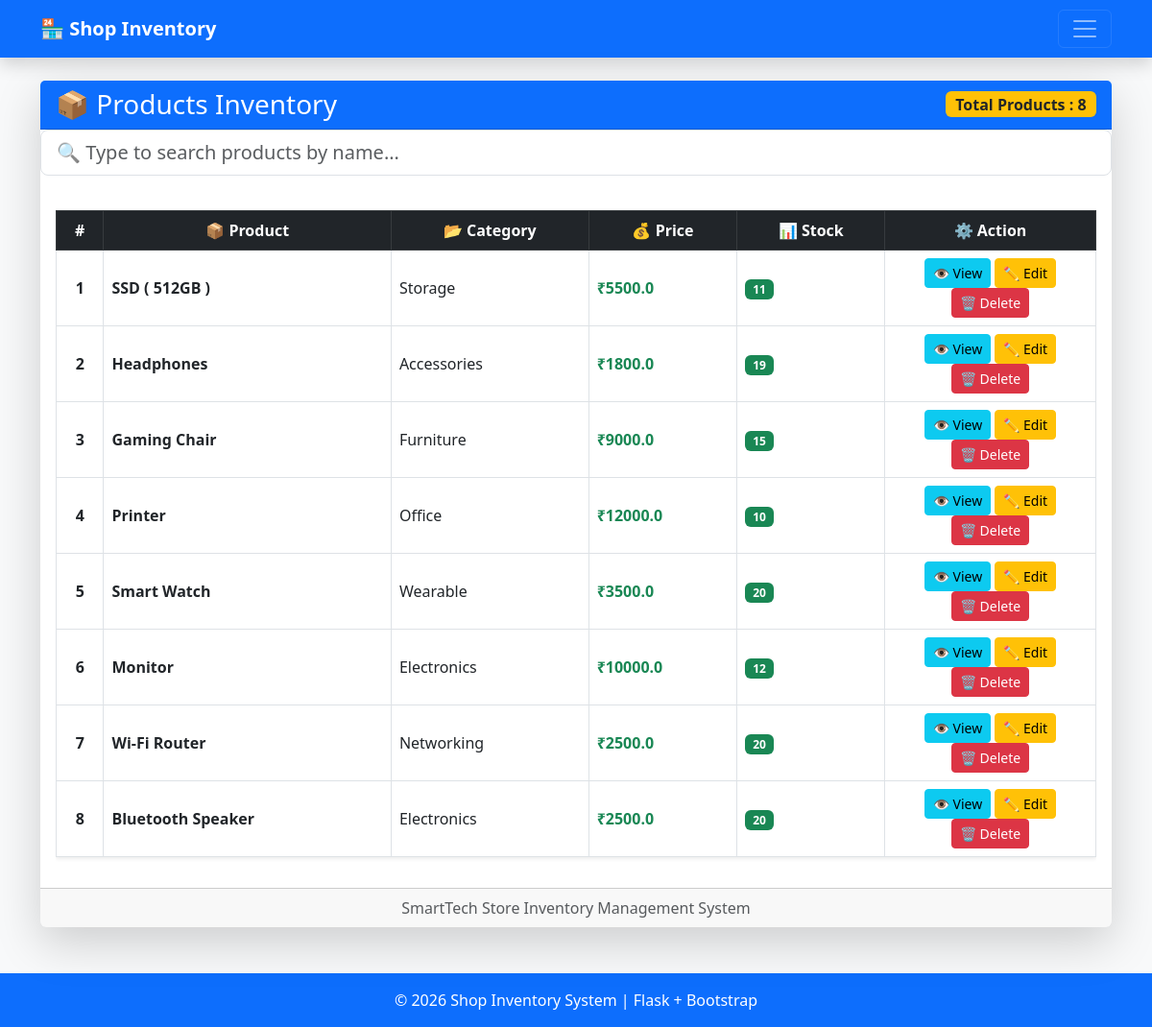
Page /products on the committed database.
### tables this page shows
CREATE TABLE products (
                    id INTEGER PRIMARY KEY AUTOINCREMENT,
                    name TEXT NOT NULL,
                    category TEXT NOT NULL,
                    price REAL NOT NULL,
                    stock INTEGER NOT NULL
                 );

### app.py (the view)
@app.route("/products")
def product():
    conn = get_db()
    products = conn.execute("SELECT * FROM products ORDER BY id DESC").fetchall()
    conn.close()
    return render_template("products.html", products=products)

### database.py (called while the page is built)
def get_db():
    conn = sqlite3.connect('myproject.db')
    conn.row_factory = sqlite3.Row # To access columns by name
    return conn

### templates/products.html (shortened to what this page needs)
{% extends "base.html" %}
{% block content %}
<div class="card shadow-lg border-0">
    <div class="card-header bg-primary text-white d-flex justify-content-between align-items-center">
        <h3 class="mb-0">
            📦 Products Inventory
        </h3>
        <span class="badge bg-warning text-dark fs-6">
            Total Products : {{ products|length }}
        </span>
    </div>
<div class="mb-3">
    <input type="text"
           id="searchInput"
           class="form-control form-control-lg"
           placeholder="🔍 Type to search products by name...">
</div>
    <div class="card-body">
        <div class="table-responsive">
            <table class="table table-hover table-bordered align-middle shadow-sm">
                <thead class="table-dark text-center">
                    <tr>
                        <th>#</th>
                        <th>📦 Product</th>
                        <th>📂 Category</th>
                        <th>💰 Price</th>
                        <th>📊 Stock</th>
                        <th width="220">⚙ Action</th>
                    </tr>
                </thead>
                <tbody id="tableBody">
                {% for product in products %}
                <tr class="align-middle" data-name="{{ product.name|lower }}">
                    <td class="text-center fw-bold">
                        {{ loop.index }}
                    </td>
                    <td>
                        <strong>{{ product.name }}</strong>
                    </td>
                    <td>
                        {{ product.category }}
                    </td>
                    <td class="text-success fw-bold">
                        ₹{{ product.price }}
                    </td>
                    <td >
                        <span class="badge bg-success">
                            {{ product.stock }}
                        </span>
                    </td>
                    <td class="text-center">
                        <a href="{{ url_for('product_detail', id=product.id) }}"
                           class="btn btn-info btn-sm">
                            👁 View
                        </a>
                        <a href="{{ url_for('edit_product', id=product.id) }}"
                           class="btn btn-warning btn-sm">
                            ✏ Edit
                        </a>
                        <a href="{{ url_for('delete_product', id=product.id) }}"
                           class="btn btn-danger btn-sm"
                           onclick="return confirm('Delete this product?');">
                            🗑 Delete
                        </a>
                    </td>
                </tr>
                {% endfor %}
                </tbody>
            </table>
        </div>
    </div>
    <div class="card-footer text-center text-muted">
        SmartTech Store Inventory Management System
    </div>
</div>
{% endblock %}

### templates/base.html (shortened to what this page needs)
<!DOCTYPE html>
<html lang="en">
<head>
    <link href="https://cdn.jsdelivr.net/npm/bootstrap@5.3.0/dist/css/bootstrap.min.css"
          rel="stylesheet">
</head>
<body class="bg-light">
<nav class="navbar navbar-dark bg-primary shadow">
    <div class="container">
        <a class="navbar-brand fw-bold" href="/">
            🏪 Shop Inventory
        </a>
        <button class="navbar-toggler"
                type="button"
                data-bs-toggle="collapse"
                data-bs-target="#navbarMenu"
                aria-controls="navbarMenu"
                aria-expanded="false"
                aria-label="Toggle navigation">
            <span class="navbar-toggler-icon"></span>
        </button>
    </div>
</nav>
<div class="container mt-4 mb-5">
   {% block content %}
    {% endblock %}
</div>
<footer class="bg-primary text-white text-center py-3 mt-5">
    <p class="mb-0">
        © 2026 Shop Inventory System | Flask + Bootstrap
    </p>
</footer>
</body>
</html>

### templates/base.html (style rules this page uses)
.navbar { min-height: 60px; }
:root { --brand: #1e3a5f; }

### rows in the picture
products: name "SSD ( 512GB )", category "Storage", price "5500.0", stock "11"
products: name "Headphones", category "Accessories", price "1800.0", stock "19"
products: name "Gaming Chair", category "Furniture", price "9000.0", stock "15"
products: name "Printer", category "Office", price "12000.0", stock "10"
products: name "Smart Watch", category "Wearable", price "3500.0", stock "20"
products: name "Monitor", category "Electronics", price "10000.0", stock "12"
products: name "Wi-Fi Router", category "Networking", price "2500.0", stock "20"
products: name "Bluetooth Speaker", category "Electronics", price "2500.0", stock "20"

### other values in the picture
{{ products|length }} "8"
